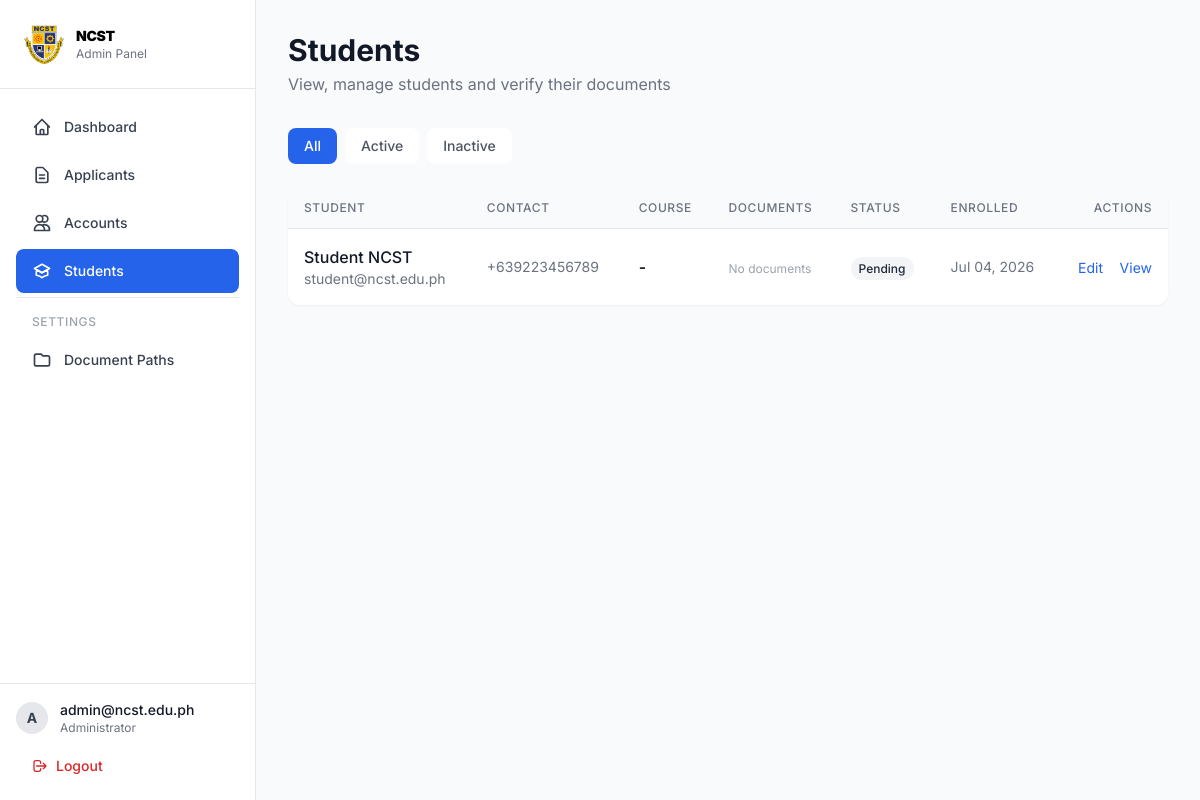
Before: /src/view/admin/students.php (signed in) with the older database file.
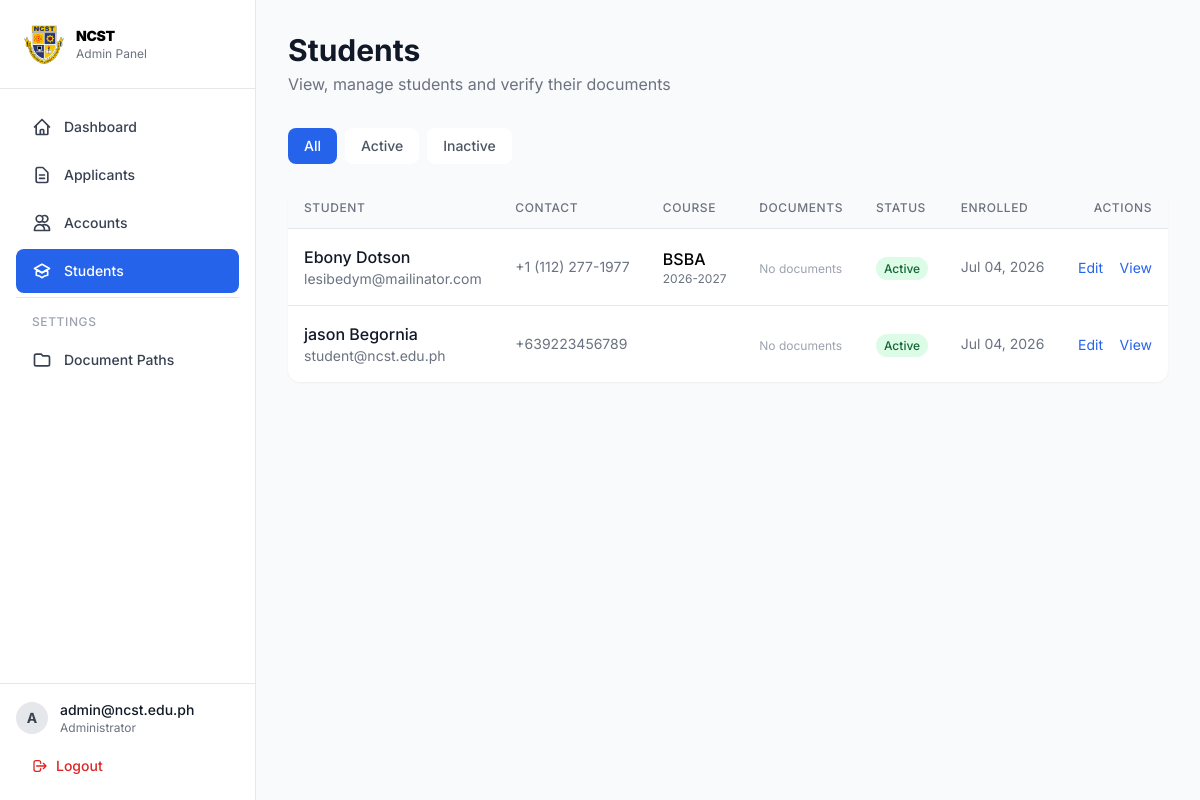
After: the same page with the newer database file.
### tables this page shows
CREATE TABLE `users` (
  `id` int(11) NOT NULL,
  `first_name` varchar(100) NOT NULL,
  `middle_name` varchar(100) DEFAULT NULL,
  `last_name` varchar(100) NOT NULL,
  `suffix` varchar(20) DEFAULT NULL,
  `birthday` date NOT NULL,
  `age` int(3) DEFAULT NULL,
  `gender` enum('Male','Female','Other') NOT NULL,
  `civil_status` enum('Single','Married','Widowed','Separated','Annulled') DEFAULT 'Single',
  `nationality` varchar(100) DEFAULT 'Filipino',
  `religion` varchar(100) DEFAULT NULL,
  `birth_place` varchar(255) DEFAULT NULL,
  `email` varchar(150) NOT NULL,
  `contact_number` varchar(20) NOT NULL,
  `home_address` varchar(255) DEFAULT NULL,
  `province` varchar(100) DEFAULT NULL,
  `city` varchar(100) DEFAULT NULL,
  `barangay` varchar(100) DEFAULT NULL,
  `zip_code` varchar(10) DEFAULT NULL,
  `password` varchar(255) NOT NULL,
  `role` enum('admin','staff','student','registrar') NOT NULL DEFAULT 'student',
  `status` enum('active','inactive','pending','approved','rejected') NOT NULL DEFAULT 'pending',
  `created_by` int(11) DEFAULT NULL,
  `created_at` timestamp NOT NULL DEFAULT current_timestamp(),
  `updated_at` timestamp NOT NULL DEFAULT current_timestamp() ON UPDATE current_timestamp()
);

CREATE TABLE `students` (
  `id` int(11) NOT NULL,
  `user_id` int(11) NOT NULL,
  `father_name` varchar(255) DEFAULT NULL,
  `mother_name` varchar(255) DEFAULT NULL,
  `guardian_name` varchar(255) DEFAULT NULL,
  `guardian_contact` varchar(20) DEFAULT NULL,
  `guardian_relationship` varchar(50) DEFAULT NULL,
  `education_type` enum('freshman','transferee','shiftee') DEFAULT 'freshman',
  `highschool_name` varchar(255) DEFAULT NULL,
  `highschool_address` varchar(255) DEFAULT NULL,
  `shs_strand` varchar(100) DEFAULT NULL,
  `shs_track` varchar(100) DEFAULT NULL,
  `year_graduated` varchar(20) DEFAULT NULL,
  `lrn` varchar(20) DEFAULT NULL,
  `previous_college` varchar(255) DEFAULT NULL,
  `previous_course` varchar(100) DEFAULT NULL,
  `last_year_level` varchar(20) DEFAULT NULL,
  `preferred_course` varchar(100) DEFAULT NULL,
  `second_course` varchar(100) DEFAULT NULL,
  `semester` varchar(50) DEFAULT NULL,
  `academic_year` varchar(20) DEFAULT NULL,
  `enrollment_status` enum('pending','enrolled','not_enrolled','graduated','dropped') DEFAULT 'pending',
  `created_at` timestamp NOT NULL DEFAULT current_timestamp(),
  `updated_at` timestamp NOT NULL DEFAULT current_timestamp() ON UPDATE current_timestamp()
);

### src/config/helpers.php (called while the page is built, shortened)
<?php
function url($path = '') {
    return BASE_URL . $path;
}

### src/view/admin/students.php (the view, shortened to what the changed rows need)
<?php
require_once __DIR__ . '/sidebar.php';
$where = "WHERE u.role = 'student'";
try {
    $stmt = $pdo->query("
        SELECT u.*, s.preferred_course, s.academic_year, s.enrollment_status,
               a.id as applicant_id
        FROM users u
        LEFT JOIN students s ON s.user_id = u.id
        LEFT JOIN applicants a ON a.user_id = u.id
        $where
        ORDER BY u.created_at DESC
    ");
    $students = $stmt->fetchAll();
    $doc_counts = [];
} catch (Exception $e) {
    $students = [];
    $doc_counts = [];
    $all_docs = [];
}
?>
<div class="mb-8">
    <h1 class="text-3xl font-bold text-gray-900">Students</h1>
</div>
<div class="bg-white rounded-xl shadow-sm overflow-hidden">
    <?php if (empty($students)): ?>
        <div class="p-8 text-center text-gray-500">
            <p>No students found.</p>
        </div>
    <?php else: ?>
        <div class="overflow-x-auto">
            <table class="w-full">
                <thead class="bg-gray-50 border-b">
                    <tr>
                        <th class="px-4 py-3 text-left text-xs font-medium text-gray-500 uppercase tracking-wider">Student</th>
                        <th class="px-4 py-3 text-left text-xs font-medium text-gray-500 uppercase tracking-wider">Contact</th>
                        <th class="px-4 py-3 text-left text-xs font-medium text-gray-500 uppercase tracking-wider">Course</th>
                        <th class="px-4 py-3 text-left text-xs font-medium text-gray-500 uppercase tracking-wider">Documents</th>
                        <th class="px-4 py-3 text-left text-xs font-medium text-gray-500 uppercase tracking-wider">Status</th>
                        <th class="px-4 py-3 text-left text-xs font-medium text-gray-500 uppercase tracking-wider">Enrolled</th>
                        <th class="px-4 py-3 text-right text-xs font-medium text-gray-500 uppercase tracking-wider">Actions</th>
                    </tr>
                </thead>
                <tbody class="divide-y divide-gray-200">
                    <?php foreach ($students as $s):
                        $dc = $doc_counts[$s['applicant_id']] ?? null;
                        $total_docs = $dc ? (int) $dc['total'] : 0;
                        $verified_docs = $dc ? (int) $dc['verified'] : 0;
                    ?>
                        <tr class="hover:bg-gray-50">
                            <td class="px-4 py-4">
                                <div class="font-medium text-gray-900"><?= htmlspecialchars($s['first_name'] . ' ' . $s['last_name']) ?></div>
                                <div class="text-sm text-gray-500"><?= htmlspecialchars($s['email']) ?></div>
                            </td>
                            <td class="px-4 py-4 text-sm text-gray-500">
                                <?= htmlspecialchars($s['contact_number']) ?>
                            </td>
                            <td class="px-4 py-4">
                                <span class="font-medium"><?= htmlspecialchars($s['preferred_course'] ?? '-') ?></span>
                                <div class="text-xs text-gray-500"><?= htmlspecialchars($s['academic_year'] ?? '') ?></div>
                            </td>
                            <td class="px-4 py-4">
                                <?php if ($total_docs > 0): ?>
                                    <span class="px-2 py-1 rounded-full text-xs font-medium <?= $verified_docs === $total_docs ? 'bg-green-100 text-green-800' : 'bg-amber-100 text-amber-800' ?>">
                                        <?= $verified_docs ?>/<?= $total_docs ?> verified
                                    </span>
                                <?php else: ?>
                                    <span class="text-xs text-gray-400">No documents</span>
                                <?php endif; ?>
                            </td>
                            <td class="px-4 py-4">
                                <span class="px-2 py-1 rounded-full text-xs font-medium <?= $s['status'] === 'active' ? 'bg-green-100 text-green-800' : 'bg-gray-100 text-gray-800' ?>">
                                    <?= ucfirst($s['status']) ?>
                                </span>
                            </td>
                            <td class="px-4 py-4 text-sm text-gray-500">
                                <?= date('M d, Y', strtotime($s['created_at'])) ?>
                            </td>
                            <td class="px-4 py-4 text-right space-x-3">
                                <a href="<?= url('/src/view/admin/managestudent.php?id=' . $s['id']) ?>"
                                    class="text-blue-600 hover:underline text-sm">Edit</a>
                                <button onclick="viewStudent(<?= $s['id'] ?>, <?= $s['applicant_id'] ?: 'null' ?>)"
                                    class="text-blue-600 hover:underline text-sm">View</button>
                            </td>
                        </tr>
                    <?php endforeach; ?>
                </tbody>
            </table>
        </div>
    <?php endif; ?>
</div>
</main>
</div>
</body>
</html>

Changed rows visible on the page:
added users: first_name+last_name "Ebony Dotson", email "lesibedym@mailinator.com", contact_number "+1 (112) 277-1977", students.preferred_course "BSBA", students.academic_year "2026-2027", status "Active", created_at "Jul 04, 2026"
changed users "student@ncst.edu.ph": first_name+last_name "Student NCST" → "jason Begornia"; status "Pending" → "Active"; preferred_course "-" → (not shown)
